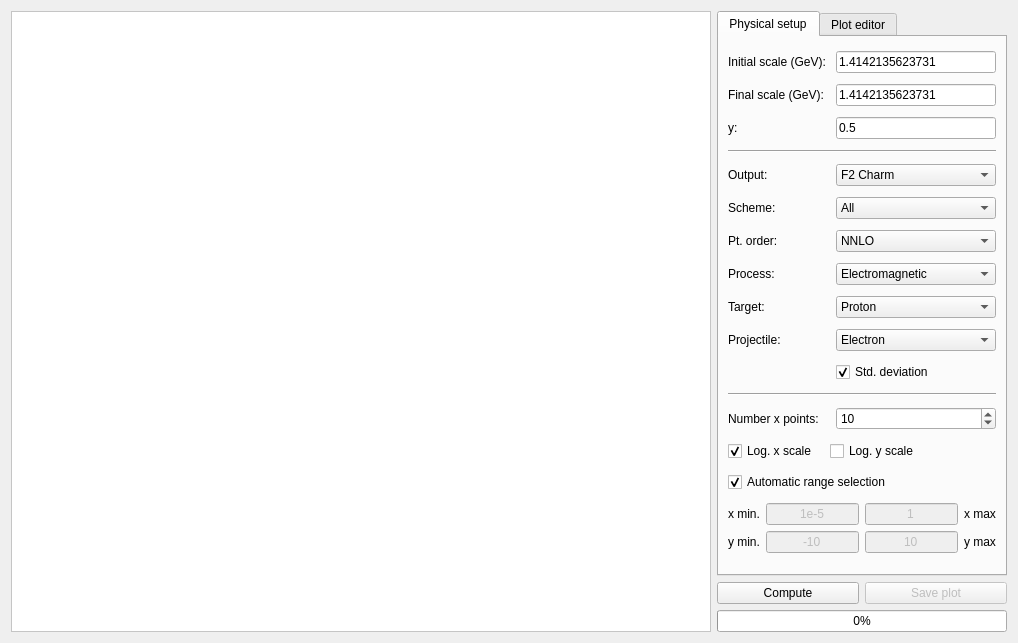
<?xml version="1.0" encoding="UTF-8"?>
<ui version="4.0">
 <class>PlotDIS</class>
 <widget class="QWidget" name="PlotDIS">
  <property name="geometry">
   <rect>
    <x>0</x>
    <y>0</y>
    <width>1018</width>
    <height>643</height>
   </rect>
  </property>
  <property name="windowTitle">
   <string>DIS observables</string>
  </property>
  <property name="windowIcon">
   <iconset resource="../resources/resource.qrc">
    <normaloff>:/icons/logo.png</normaloff>:/icons/logo.png</iconset>
  </property>
  <layout class="QGridLayout" name="gridLayout">
   <item row="0" column="0" rowspan="3">
    <widget class="QGraphicsView" name="graphicsView">
     <property name="minimumSize">
      <size>
       <width>700</width>
       <height>500</height>
      </size>
     </property>
     <property name="styleSheet">
      <string notr="true">background-image: url(:/images/splash.png);
background-repeat: no;
background-position: center;
background-color: rgb(255, 255, 255);</string>
     </property>
    </widget>
   </item>
   <item row="1" column="1">
    <widget class="QPushButton" name="playButton">
     <property name="styleSheet">
      <string notr="true"/>
     </property>
     <property name="text">
      <string>Compute</string>
     </property>
     <property name="icon">
      <iconset resource="../resources/resource.qrc">
       <normaloff>:/images/StepForwardNormalBlue.png</normaloff>:/images/StepForwardNormalBlue.png</iconset>
     </property>
     <property name="iconSize">
      <size>
       <width>32</width>
       <height>32</height>
      </size>
     </property>
    </widget>
   </item>
   <item row="1" column="2">
    <widget class="QPushButton" name="saveButton">
     <property name="enabled">
      <bool>false</bool>
     </property>
     <property name="styleSheet">
      <string notr="true"/>
     </property>
     <property name="text">
      <string>Save plot</string>
     </property>
     <property name="icon">
      <iconset resource="../resources/resource.qrc">
       <normaloff>:/images/save-32x32.png</normaloff>:/images/save-32x32.png</iconset>
     </property>
     <property name="iconSize">
      <size>
       <width>32</width>
       <height>32</height>
      </size>
     </property>
    </widget>
   </item>
   <item row="2" column="1" colspan="2">
    <widget class="QProgressBar" name="progressBar">
     <property name="value">
      <number>0</number>
     </property>
     <property name="textVisible">
      <bool>true</bool>
     </property>
     <property name="orientation">
      <enum>Qt::Horizontal</enum>
     </property>
     <property name="invertedAppearance">
      <bool>false</bool>
     </property>
    </widget>
   </item>
   <item row="0" column="1" colspan="2">
    <widget class="QTabWidget" name="tabWidget">
     <property name="currentIndex">
      <number>0</number>
     </property>
     <widget class="QWidget" name="tab">
      <attribute name="title">
       <string>Physical setup</string>
      </attribute>
      <layout class="QGridLayout" name="gridLayout_3">
       <item row="16" column="0" colspan="3">
        <layout class="QGridLayout" name="gridLayout_2">
         <item row="0" column="0">
          <widget class="QLabel" name="label_5">
           <property name="text">
            <string>x min.</string>
           </property>
          </widget>
         </item>
         <item row="0" column="1">
          <widget class="QLineEdit" name="xmin">
           <property name="enabled">
            <bool>false</bool>
           </property>
           <property name="text">
            <string>1e-5</string>
           </property>
           <property name="alignment">
            <set>Qt::AlignCenter</set>
           </property>
          </widget>
         </item>
         <item row="0" column="2">
          <widget class="QLineEdit" name="xmax">
           <property name="enabled">
            <bool>false</bool>
           </property>
           <property name="text">
            <string>1</string>
           </property>
           <property name="alignment">
            <set>Qt::AlignCenter</set>
           </property>
          </widget>
         </item>
         <item row="0" column="3">
          <widget class="QLabel" name="label_6">
           <property name="text">
            <string>x max</string>
           </property>
          </widget>
         </item>
         <item row="1" column="0">
          <widget class="QLabel" name="label_8">
           <property name="text">
            <string>y min.</string>
           </property>
          </widget>
         </item>
         <item row="1" column="1">
          <widget class="QLineEdit" name="ymin">
           <property name="enabled">
            <bool>false</bool>
           </property>
           <property name="text">
            <string>-10</string>
           </property>
           <property name="alignment">
            <set>Qt::AlignCenter</set>
           </property>
          </widget>
         </item>
         <item row="1" column="2">
          <widget class="QLineEdit" name="ymax">
           <property name="enabled">
            <bool>false</bool>
           </property>
           <property name="text">
            <string>10</string>
           </property>
           <property name="alignment">
            <set>Qt::AlignCenter</set>
           </property>
          </widget>
         </item>
         <item row="1" column="3">
          <widget class="QLabel" name="label_7">
           <property name="text">
            <string>y max</string>
           </property>
          </widget>
         </item>
        </layout>
       </item>
       <item row="5" column="0">
        <widget class="QLabel" name="label_4">
         <property name="text">
          <string>Scheme:</string>
         </property>
        </widget>
       </item>
       <item row="6" column="0">
        <widget class="QLabel" name="label_14">
         <property name="text">
          <string>Pt. order:</string>
         </property>
        </widget>
       </item>
       <item row="12" column="0" colspan="3">
        <widget class="Line" name="line_2">
         <property name="orientation">
          <enum>Qt::Horizontal</enum>
         </property>
        </widget>
       </item>
       <item row="0" column="0" colspan="2">
        <widget class="QLabel" name="label">
         <property name="text">
          <string>Initial scale (GeV):</string>
         </property>
        </widget>
       </item>
       <item row="7" column="2">
        <widget class="QComboBox" name="process">
         <property name="currentIndex">
          <number>0</number>
         </property>
         <item>
          <property name="text">
           <string>Electromagnetic</string>
          </property>
         </item>
         <item>
          <property name="text">
           <string>Neutral Current</string>
          </property>
         </item>
         <item>
          <property name="text">
           <string>Charged Current</string>
          </property>
         </item>
        </widget>
       </item>
       <item row="3" column="0" colspan="3">
        <widget class="Line" name="line">
         <property name="orientation">
          <enum>Qt::Horizontal</enum>
         </property>
        </widget>
       </item>
       <item row="5" column="2">
        <widget class="QComboBox" name="scheme">
         <property name="currentIndex">
          <number>3</number>
         </property>
         <item>
          <property name="text">
           <string>FONLL</string>
          </property>
         </item>
         <item>
          <property name="text">
           <string>FFNS</string>
          </property>
         </item>
         <item>
          <property name="text">
           <string>ZMVN</string>
          </property>
         </item>
         <item>
          <property name="text">
           <string>All</string>
          </property>
         </item>
        </widget>
       </item>
       <item row="0" column="2">
        <widget class="QLineEdit" name="Qi">
         <property name="text">
          <string>1.4142135623731</string>
         </property>
        </widget>
       </item>
       <item row="7" column="0">
        <widget class="QLabel" name="label_3">
         <property name="text">
          <string>Process:</string>
         </property>
        </widget>
       </item>
       <item row="1" column="2">
        <widget class="QLineEdit" name="Qf">
         <property name="text">
          <string>1.4142135623731</string>
         </property>
        </widget>
       </item>
       <item row="6" column="2">
        <widget class="QComboBox" name="ptord">
         <property name="currentIndex">
          <number>2</number>
         </property>
         <item>
          <property name="text">
           <string>LO</string>
          </property>
         </item>
         <item>
          <property name="text">
           <string>NLO</string>
          </property>
         </item>
         <item>
          <property name="text">
           <string>NNLO</string>
          </property>
         </item>
        </widget>
       </item>
       <item row="11" column="2">
        <widget class="QCheckBox" name="stddev">
         <property name="text">
          <string>Std. deviation</string>
         </property>
         <property name="checked">
          <bool>true</bool>
         </property>
        </widget>
       </item>
       <item row="9" column="0">
        <widget class="QLabel" name="label_15">
         <property name="text">
          <string>Projectile:</string>
         </property>
        </widget>
       </item>
       <item row="1" column="0">
        <widget class="QLabel" name="label_2">
         <property name="text">
          <string>Final scale (GeV):</string>
         </property>
        </widget>
       </item>
       <item row="9" column="2">
        <widget class="QComboBox" name="projectile">
         <item>
          <property name="text">
           <string>Electron</string>
          </property>
         </item>
         <item>
          <property name="text">
           <string>Positron</string>
          </property>
         </item>
        </widget>
       </item>
       <item row="8" column="2">
        <widget class="QComboBox" name="target">
         <item>
          <property name="text">
           <string>Proton</string>
          </property>
         </item>
         <item>
          <property name="text">
           <string>Neutron</string>
          </property>
         </item>
         <item>
          <property name="text">
           <string>Isoscalar</string>
          </property>
         </item>
        </widget>
       </item>
       <item row="8" column="0">
        <widget class="QLabel" name="label_13">
         <property name="text">
          <string>Target:</string>
         </property>
        </widget>
       </item>
       <item row="13" column="2">
        <widget class="QSpinBox" name="xpoints">
         <property name="minimum">
          <number>1</number>
         </property>
         <property name="maximum">
          <number>1000000000</number>
         </property>
         <property name="value">
          <number>10</number>
         </property>
        </widget>
       </item>
       <item row="15" column="0" colspan="3">
        <widget class="QCheckBox" name="automaticrange">
         <property name="layoutDirection">
          <enum>Qt::LeftToRight</enum>
         </property>
         <property name="text">
          <string>Automatic range selection</string>
         </property>
         <property name="checked">
          <bool>true</bool>
         </property>
        </widget>
       </item>
       <item row="14" column="1" colspan="2">
        <widget class="QCheckBox" name="logy">
         <property name="layoutDirection">
          <enum>Qt::LeftToRight</enum>
         </property>
         <property name="text">
          <string>Log. y scale</string>
         </property>
        </widget>
       </item>
       <item row="14" column="0">
        <widget class="QCheckBox" name="logx">
         <property name="layoutDirection">
          <enum>Qt::LeftToRight</enum>
         </property>
         <property name="text">
          <string>Log. x scale</string>
         </property>
         <property name="checked">
          <bool>true</bool>
         </property>
        </widget>
       </item>
       <item row="4" column="2">
        <widget class="QComboBox" name="output">
         <property name="currentIndex">
          <number>1</number>
         </property>
         <item>
          <property name="text">
           <string>F2 Light</string>
          </property>
         </item>
         <item>
          <property name="text">
           <string>F2 Charm</string>
          </property>
         </item>
         <item>
          <property name="text">
           <string>F2 Bottom</string>
          </property>
         </item>
         <item>
          <property name="text">
           <string>F2 Top</string>
          </property>
         </item>
         <item>
          <property name="text">
           <string>F2 Proton</string>
          </property>
         </item>
         <item>
          <property name="text">
           <string>FL Light</string>
          </property>
         </item>
         <item>
          <property name="text">
           <string>FL Charm</string>
          </property>
         </item>
         <item>
          <property name="text">
           <string>FL Bottom</string>
          </property>
         </item>
         <item>
          <property name="text">
           <string>FL Top</string>
          </property>
         </item>
         <item>
          <property name="text">
           <string>FL Proton</string>
          </property>
         </item>
         <item>
          <property name="text">
           <string>F3 Light</string>
          </property>
         </item>
         <item>
          <property name="text">
           <string>F3 Charm</string>
          </property>
         </item>
         <item>
          <property name="text">
           <string>F3 Bottom</string>
          </property>
         </item>
         <item>
          <property name="text">
           <string>F3 Top</string>
          </property>
         </item>
         <item>
          <property name="text">
           <string>F3 Proton</string>
          </property>
         </item>
         <item>
          <property name="text">
           <string>Sigma Light</string>
          </property>
         </item>
         <item>
          <property name="text">
           <string>Sigma Charm</string>
          </property>
         </item>
         <item>
          <property name="text">
           <string>Sigma Bottom</string>
          </property>
         </item>
         <item>
          <property name="text">
           <string>Sigma Top</string>
          </property>
         </item>
         <item>
          <property name="text">
           <string>Sigma Proton</string>
          </property>
         </item>
        </widget>
       </item>
       <item row="13" column="0" colspan="2">
        <widget class="QLabel" name="label_9">
         <property name="text">
          <string>Number x points:</string>
         </property>
        </widget>
       </item>
       <item row="4" column="0">
        <widget class="QLabel" name="label_16">
         <property name="text">
          <string>Output:</string>
         </property>
        </widget>
       </item>
       <item row="2" column="0">
        <widget class="QLabel" name="label_17">
         <property name="text">
          <string>y:</string>
         </property>
        </widget>
       </item>
       <item row="2" column="2">
        <widget class="QLineEdit" name="y">
         <property name="text">
          <string>0.5</string>
         </property>
        </widget>
       </item>
      </layout>
     </widget>
     <widget class="QWidget" name="tab_2">
      <attribute name="title">
       <string>Plot editor</string>
      </attribute>
      <layout class="QGridLayout" name="gridLayout_4">
       <item row="6" column="0" colspan="2">
        <widget class="Line" name="line_3">
         <property name="orientation">
          <enum>Qt::Horizontal</enum>
         </property>
        </widget>
       </item>
       <item row="7" column="1">
        <spacer name="verticalSpacer">
         <property name="orientation">
          <enum>Qt::Vertical</enum>
         </property>
         <property name="sizeHint" stdset="0">
          <size>
           <width>130</width>
           <height>282</height>
          </size>
         </property>
        </spacer>
       </item>
       <item row="4" column="0">
        <widget class="QLabel" name="label_12">
         <property name="text">
          <string>Y axis label:</string>
         </property>
        </widget>
       </item>
       <item row="5" column="0" colspan="2">
        <widget class="QLineEdit" name="ytitle"/>
       </item>
       <item row="1" column="0" colspan="2">
        <widget class="QLineEdit" name="title"/>
       </item>
       <item row="3" column="0" colspan="2">
        <widget class="QLineEdit" name="xtitle"/>
       </item>
       <item row="0" column="0">
        <widget class="QLabel" name="label_10">
         <property name="text">
          <string>Plot Title:</string>
         </property>
        </widget>
       </item>
       <item row="2" column="0">
        <widget class="QLabel" name="label_11">
         <property name="text">
          <string>X axis label:</string>
         </property>
        </widget>
       </item>
      </layout>
     </widget>
    </widget>
   </item>
  </layout>
 </widget>
 <resources>
  <include location="../resources/resource.qrc"/>
 </resources>
 <connections/>
</ui>
